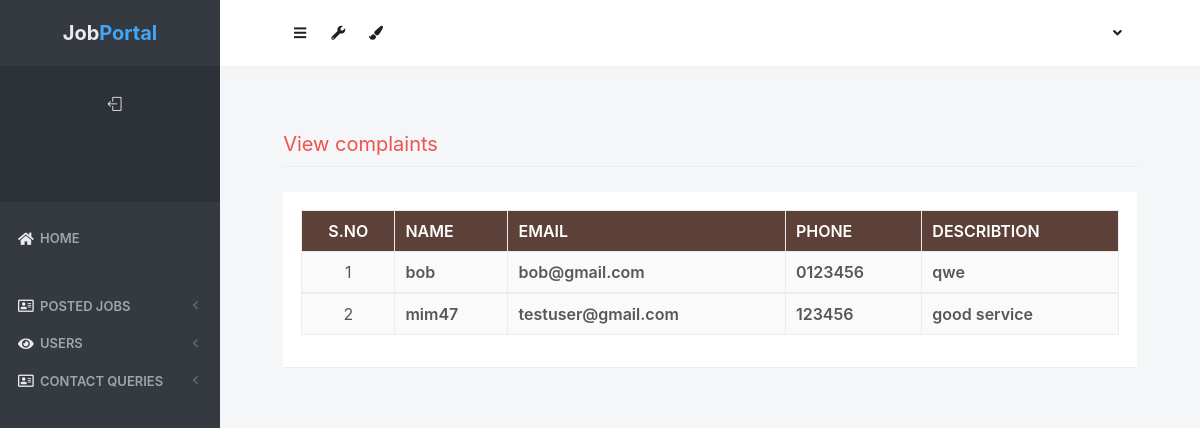
/adminviewcontact, run on the app's committed database.
### projects/models.py (models this page shows, shortened)
class Contact(models.Model):
    name = models.CharField( max_length=122)
    email = models.CharField( max_length=122)
    phone = models.CharField( max_length=122)
    desc =models.TextField()
    date =models.DateField()

### projects/views.py (the view)
# urls.py: path('adminviewcontact', views.adminviewcontact, name='adminviewcontact'),
def adminviewcontact(request):
	i = Contact.objects.all()
	context = {'jobs':i}
	return render(request, 'adminviewcontact.html', context)

### templates_admin/adminviewcontact.html (shortened to what this page needs)
{% load static %}
<html lang="en" class="no-focus">
    <head>
        <link rel="stylesheet" href="{% static 'js/plugins/datatables/dataTables.bootstrap4.min.css' %}">
        <link rel="stylesheet" id="css-main" href="{% static 'css1/codebase.min.css' %}">
    </head>
    <body>
        <div id="page-container" class="sidebar-o sidebar-inverse side-scroll page-header-fixed main-content-narrow">
         {% include "sidebar.html" %}
            {% include "admin_nav.html" %}
            <main id="main-container">
                <div class="content">
                    <h2 class="content-heading text-danger">View complaints</h2>
                    <div class="block">
                        <div class="block-content block-content-full">
                            <table class="table table-bordered table-striped table-vcenter js-dataTable-full-pagination" style="width:100%">
                                <thead class="text-white" style="background-color : #5d4037;">
                                    <tr>
                                        <th class="text-center">S.No</th>
                                        <th class="d-none d-sm-table-cell">Name</th>
                                        <th class="d-none d-sm-table-cell">Email</th>
                                        <th class="d-none d-sm-table-cell">phone</th>
                                        <th class="d-none d-sm-table-cell">Describtion</th>
                                    </tr>
                                </thead>
                                {% for i in jobs %}
                                <tbody>
                                    <tr>
                                        <td class="text-center">{{forloop.counter}}</td>
					                    <td class="font-w600">{{i.name}}</td>
					                    <td class="font-w600">{{i.email}}</td>
					                    <td class="font-w600">{{i.phone}}</td>
					                    <td class="font-w600">{{i.desc}}</td>
					                </tr>
                                        {% endfor %}
                                </tbody>
                            </table>
                        </div>
                    </div>
                </div>
            </main>
        </div>
 <link rel="stylesheet" href="https://use.fontawesome.com/releases/v5.6.3/css/all.css">
    </body>
</html>

### data on the page
Contact: name "bob", email "bob@gmail.com", phone "0123456", desc "qwe"
Contact: name "mim47", email "testuser@gmail.com", phone "123456", desc "good service"
